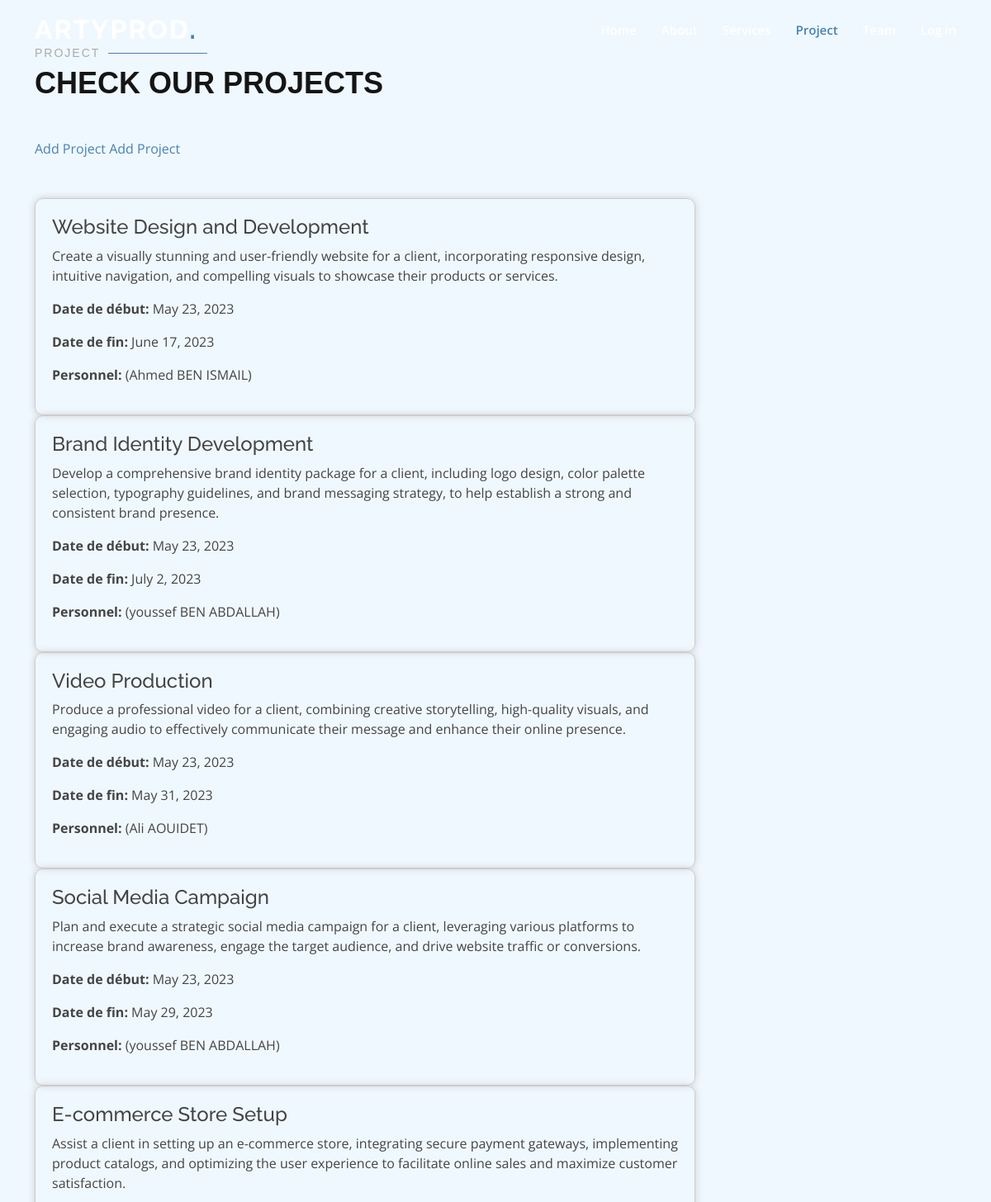
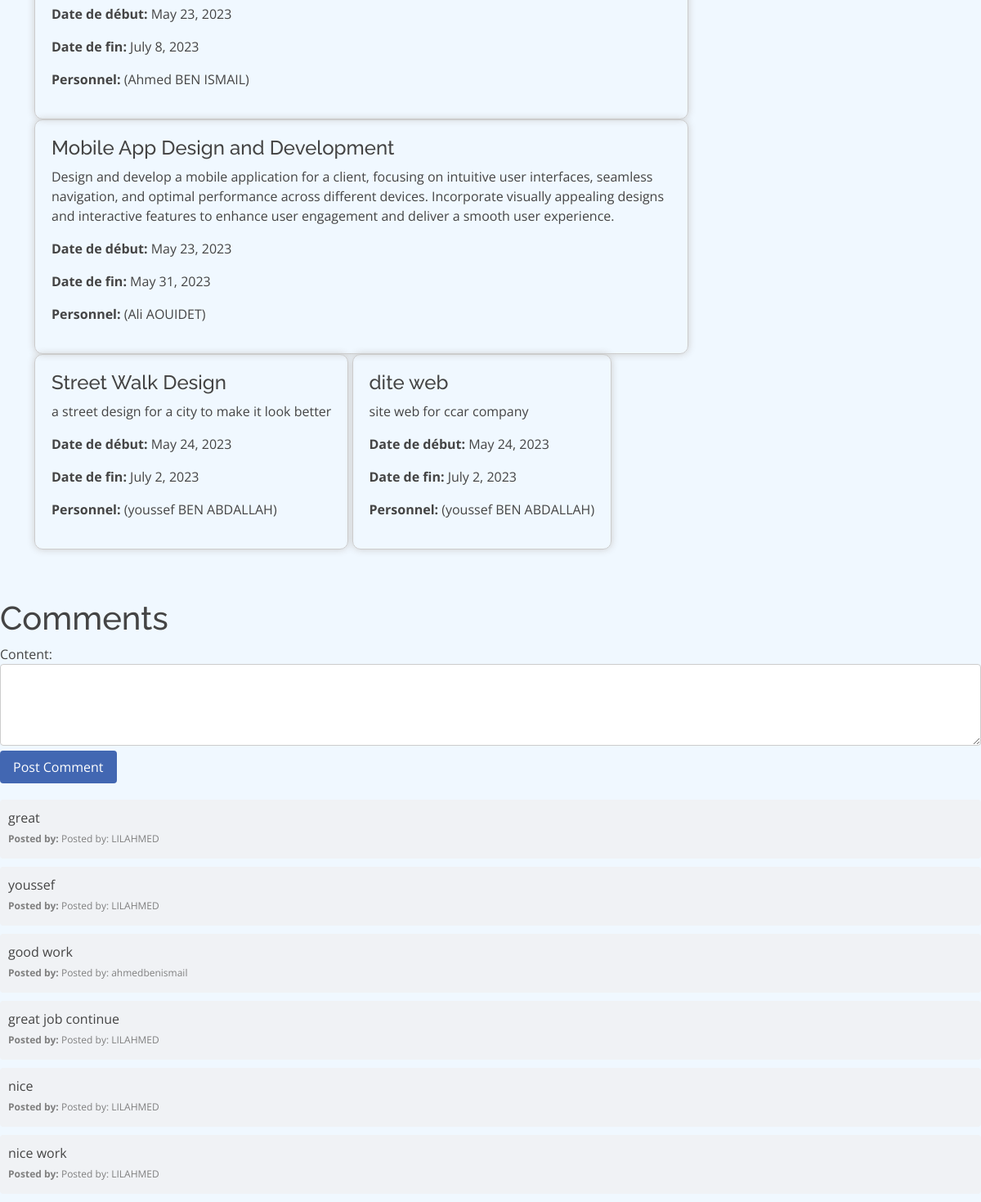
Page /addcomment/ on the committed database (2 pictures, top to bottom).
### users/models.py (models this page shows, shortened)
class Projett(models.Model):
    libell = models.CharField(max_length=255)
    description = models.CharField(max_length=1000)
    date_debut = models.DateField(null=True, default=date.today)
    date_fin = models.DateField(null=True, blank=True)
    achevé = models.CharField(max_length=1, default='N', choices=[('N','non'),('O','oui')])
    equipe = models.ForeignKey('Equipe', on_delete=models.CASCADE)
    user_id = models.IntegerField(default=0)
    created_by_admin = models.BooleanField(default=False)

class Equipe(models.Model):
    personne = models.ManyToManyField('Personnell')
    def __str__(self):
        membres_str = ", ".join(self.personne.values_list('nom', flat=True))
        return f"({membres_str})"

class Commentaire(models.Model):
    user = models.ForeignKey(User, on_delete=models.CASCADE)
    content = models.TextField()

### users/views.py (the view)
# urls.py: path('addcomment/', addcomment, name='addcomment'),
def addcomment(request):
    if request.method == "POST":
        form = CommentaireForm(request.POST)
        if form.is_valid():
            comment = form.save(commit=False)
            comment.user =request.user
            comment.save()
            return redirect('addcomment')
    else:
        form = CommentaireForm()
    projetts = Projett.objects.all()
    comments = Commentaire.objects.all()
    context = {'form': form, 'projetts': projetts, 'comments': comments}
    return render(request, 'agence/comment.html', context)

### users/forms.py
class CommentaireForm(ModelForm):
    class Meta :
        model = Commentaire
        fields =  ["content"]

### users/templates/agence/comment.html (shortened to what this page needs)
{% extends 'users/base.html' %}
{% block content %}
{% load static %}
<section id="portfolio" class="portfolio">
    <div class="container" data-aos="fade-up">
      <div class="section-title">
        <h2>Project</h2>
        <p>Check our Projects</p>
      </div>
      <div class="sma">
        <a href="{% url 'addprojet' %}">Add Project</a>
        <a href="{% url 'addcomment' %}">Add Project</a>
    </div>
    <br>
    <br>
    {% for projet in projetts %}
        <div class="projett-container">
            <h4>{{ projet.libell }}</h4>
            <p>{{ projet.description }}</p>
            {% if projet.date_debut %}
                <p><strong>Date de début:</strong> {{ projet.date_debut }}</p>
            {% endif %}
            {% if projet.date_fin %}
                <p><strong>Date de fin:</strong> {{ projet.date_fin }}</p>
            {% endif %}
            <p><strong>Personnel:</strong> {{ projet.equipe }}</p>
        </div>
    {% endfor %}
    </div>
  </section>
<h1>Comments</h1>
<form method="post" action="{% url 'addcomment' %}" class="comment-form">
    {{form}}
    <input type="submit" value="Post Comment">
</form>
<div id="comments-container">
    {% for comment in comments %}
        <div class="comment">
            <p>{{ comment.content }}</p>
            <p>Posted by: {{ comment.user.username }}</p>
        </div>
    {% empty %}
        <p>No comments yet.</p>
    {% endfor %}
</div>
{% endblock %}

### assets/css/style.css (style rules this page uses)
body { font-family: "Open Sans", sans-serif; color: #444444; }
a { color: #4682B4; text-decoration: none; }
h1, h2, h3, h4, h5, h6 { font-family: "Raleway", sans-serif; }
section { padding: 60px 0; overflow: hidden; }
.section-title { padding-bottom: 40px; }
.section-title h2 { font-size: 14px; font-weight: 500; padding: 0; line-height: 1px; margin: 0 0 5px 0; letter-spacing: 2px; text-transform: uppercase; color: #aaaaaa; font-family: "Poppins", sans-serif; }
.section-title h2::after { content: ""; width: 120px; height: 1px; display: inline-block; background: #4682B4; margin: 4px 10px; }
.section-title p { margin: 0; margin: 0; font-size: 36px; font-weight: 700; text-transform: uppercase; font-family: "Poppins", sans-serif; color: #151515; }

### users/templates/agence/comment.html (style rules this page uses)
body { background-color:#F0F8FF; }
#comments-container { margin-top: 20px; }
.comment-form { margin-bottom: 20px; }
.comment-form textarea { width: 100%; height: 100px; padding: 10px; border: 1px solid #ccc; border-radius: 4px; resize: vertical; }
.comment-form input[type="submit"] { background-color: #4267b2; color: #fff; border: none; padding: 8px 16px; border-radius: 4px; cursor: pointer; }
.comment { background-color: #f0f2f5; padding: 10px; border-radius: 4px; margin-bottom: 10px; }
.comment p { margin-bottom: 5px; }
.comment p:last-child { font-size: 12px; color: #808080; }
.comment p:last-child:before { content: "Posted by: "; font-weight: bold; }
.projett-container { display: inline-block; margin: 0 auto; max-width: 800px; padding: 20px; border: 1px solid #ccc; border-radius: 10px; box-shadow: 0 0 10px #ccc; transition: all 0.3s ease; }

### rows in the picture
Projett: libell "Website Design and Development", description "Create a visually stunning and user-friendly website for a client, incorporating responsive design, intuitive navigation, and compelling visuals to showcase their products or services.", date_debut "May 23, 2023", date_fin "June 17, 2023", equipe "(Ahmed BEN ISMAIL)"
Projett: libell "Brand Identity Development", description "Develop a comprehensive brand identity package for a client, including logo design, color palette selection, typography guidelines, and brand messaging strategy, to help establish a strong and consistent brand presence.", date_debut "May 23, 2023", date_fin "July 2, 2023", equipe "(youssef BEN ABDALLAH)"
Projett: libell "Video Production", description "Produce a professional video for a client, combining creative storytelling, high-quality visuals, and engaging audio to effectively communicate their message and enhance their online presence.", date_debut "May 23, 2023", date_fin "May 31, 2023", equipe "(Ali AOUIDET)"
Projett: libell "Social Media Campaign", description "Plan and execute a strategic social media campaign for a client, leveraging various platforms to increase brand awareness, engage the target audience, and drive website traffic or conversions.", date_debut "May 23, 2023", date_fin "May 29, 2023", equipe "(youssef BEN ABDALLAH)"
Projett: libell "E-commerce Store Setup", description "Assist a client in setting up an e-commerce store, integrating secure payment gateways, implementing product catalogs, and optimizing the user experience to facilitate online sales and maximize customer satisfaction.", date_debut "May 23, 2023", date_fin "July 8, 2023", equipe "(Ahmed BEN ISMAIL)"
Projett: libell "Mobile App Design and Development", description "Design and develop a mobile application for a client, focusing on intuitive user interfaces, seamless navigation, and optimal performance across different devices. Incorporate visually appealing designs and interactive features to enhance user engagement and deliver a smooth user experience.", date_debut "May 23, 2023", date_fin "May 31, 2023", equipe "(Ali AOUIDET)"
Projett: libell "Street Walk Design", description "a street design for a city to make it look better", date_debut "May 24, 2023", date_fin "July 2, 2023", equipe "(youssef BEN ABDALLAH)"
Projett: libell "dite web", description "site web for ccar company", date_debut "May 24, 2023", date_fin "July 2, 2023", equipe "(youssef BEN ABDALLAH)"
Commentaire: content "great", user.username "LILAHMED"
Commentaire: content "youssef", user.username "LILAHMED"
Commentaire: content "good work", user.username "ahmedbenismail"
Commentaire: content "great job continue", user.username "LILAHMED"
Commentaire: content "nice", user.username "LILAHMED"
Commentaire: content "nice work", user.username "LILAHMED"
